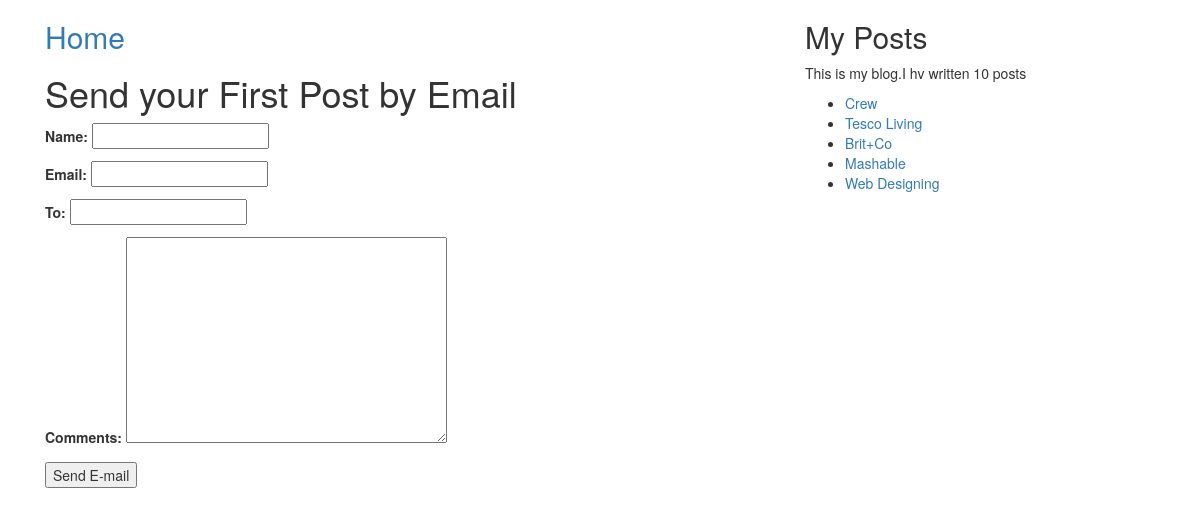
/1/share/, run on the app's committed database.
### blog/models.py (models this page shows, shortened)
class Post(models.Model):
    objects = models.Manager()
    rash = Rash()
    Status_choice = (
        ('draft', 'Draft'),
        ('published', 'Published')
    )
    title = models.CharField(max_length=250, unique_for_date='publish')
    slug = models.SlugField(max_length=250, unique_for_date='publish')
    author = models.ForeignKey(User, on_delete=models.CASCADE, related_name='blog_posts')
    body = models.TextField()
    publish = models.DateTimeField(default=timezone.now)
    created = models.DateTimeField(auto_now=True)
    updated = models.DateTimeField(auto_now=True)
    status = models.CharField(choices=Status_choice, max_length=10, default='draft')
    tag = TaggableManager()
    class Meta:
        ordering = ['-publish']
    def get_absolute_url(self):
        return reverse('blog:detail', args=[self.publish.year,
                                            self.publish.strftime('%m'),
                                            self.publish.strftime('%d'),
                                            self.slug])

### blog/views.py (the view, shortened to what this page needs)
# urls.py: url(r'(?P<post_id>[0-9]+)/share/$', views.share, name='share'),
def share(request, post_id):
    post = get_object_or_404(Post, id=post_id, status='draft')
    sent = False
    form = Email()
    context = {
        'post': post,
        'form': form,
        'sent': sent,
    }
    return render(request, 'share.html', context)

### blog/forms.py
class Email(forms.Form):
    name = forms.CharField(max_length=100)
    email = forms.EmailField()
    to = forms.EmailField()
    comments = forms.CharField(required=False, widget=forms.Textarea)

### blog/models.py (called while the page is built)
    def get_queryset(self):
        return super(Rash, self).get_queryset().filter(status='draft')

### blog/templatetags/blog_tags.py (called while the page is built)
@register.simple_tag()
def total_posts():
    return Post.rash.count()

@register.inclusion_tag('latest_posts.html')
def show_latest_posts(count=5):
    latest_posts = Post.rash.order_by('-publish')[:count]
    return {'latest_posts': latest_posts}

### templates/share.html (shortened to what this page needs)
{% extends 'base.html'%}
{% block body %}
    <h2><a href="{% url 'blog:list' %}">Home</a></h2>
    {% if sent %}
        <h1>EMail sent successfully!!</h1>
        <p>
        {{ post.title }} was sent to {{ cd.to }}
        </p>
    {% else %}
        <h1>Send your {{ post.title }} by Email</h1>
        <form action="" method="post">
            {{ form.as_p }}
            <input class="btn-group" type="submit" value="Send E-mail">
        </form>
    {% endif %}
{% endblock %}

### templates/latest_posts.html
<ul>
    {% for post in latest_posts %}
        <li><a href="{{ post.get_absolute_url }}">{{ post.title }}</a></li>
    {% endfor %}
</ul>

### blog/static/css/base.css (style rules this page uses)
body { background: papayawhip; }

### data on the page
Post: title "First Post"
Post: title "Crew"
Post: title "Tesco Living"
Post: title "Brit+Co"
Post: title "Mashable"
Post: title "Web Designing"
